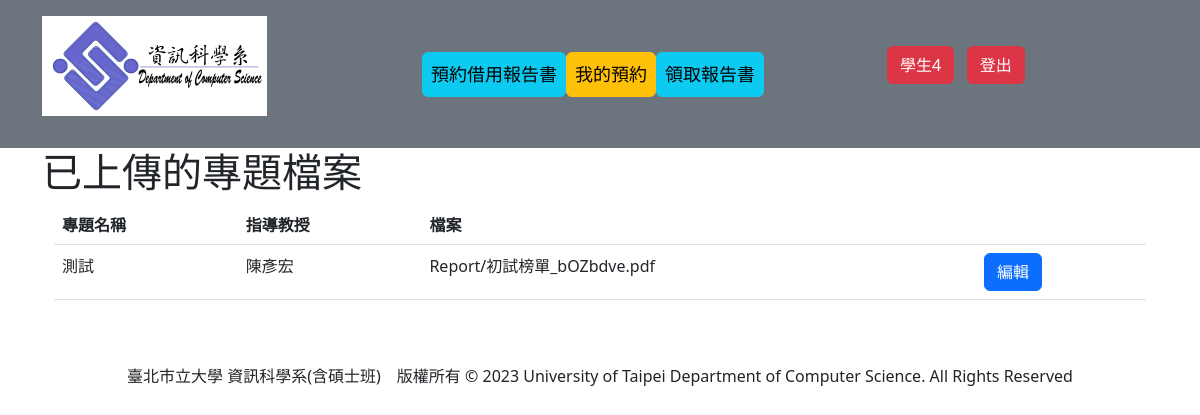
The page /UserProject/5 (signed in) on the database as committed earlier.
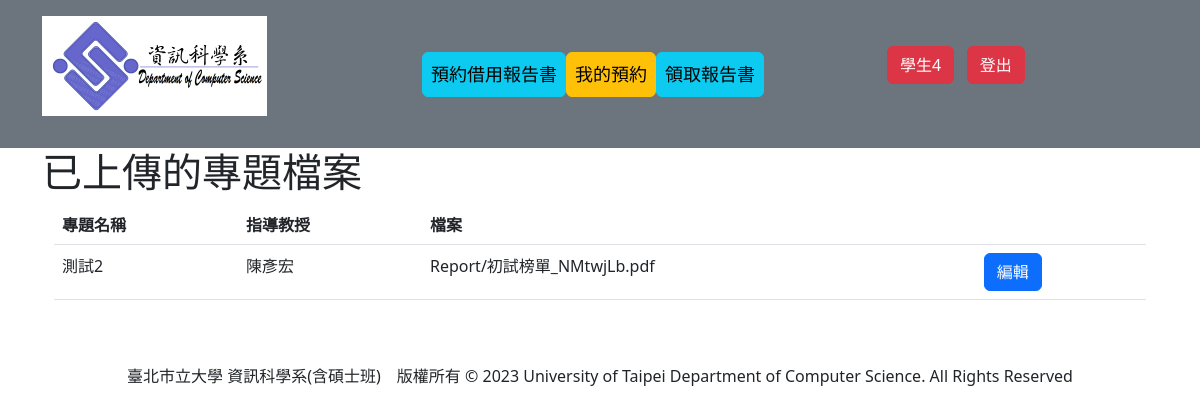
The same page on the database as committed later.
### student/models.py (models this page shows, shortened)
class Project(models.Model):
    user = models.ForeignKey(User, on_delete=models.PROTECT) #誰做這個專題的
    proposal = models.ForeignKey(Proposal, on_delete=models.PROTECT, blank = True, null = True)
    name = models.CharField(max_length = 30) #專題名稱
    report = models.FileField(upload_to = "Report/", default=None)#報告書電子檔
    poster = models.ImageField(upload_to = "Poster/", default=None)#海報或發表證明
    professor = models.CharField(max_length = 5)#指導教授
    FIELD = ((0, '軟體開發及程式設計'),
             (1, '網路及多媒體應用'),
             (2, '系統及演算法開發',))
    field = models.IntegerField(choices=FIELD, default=0)
    postDate = models.DateField(blank=True, null = True)#學位考試日期
    letter = models.FileField(upload_to='Uploaded Files/', blank=True, null=True, default=None)#同意函
    TYPE = ((0, '大學部'),
            (1, '日間碩士班'),
            (2, '碩士在職專班'),)
    type = models.IntegerField(choices=TYPE, default=0)
    POST = ((0, '研討會'),
            (1, '期刊'),)
    post = models.PositiveIntegerField(choices=POST, default = 0, blank=True, null = True)
    seminarDate = models.DateTimeField(blank=True, null = True)#研討會或期刊發行日期
    seminarName = models.CharField(max_length=20, blank=True, null = True)#研討會或期刊名稱
    journalNumber = models.DecimalField(max_digits = 10, decimal_places = 0, blank=True, null = True)#
    STATE = ((0, '專題'),
             (1, '已申請'),
             (2, '已取消'),)
    state = models.IntegerField(choices=STATE, default = 0)
    cancelapplication = models.FileField(upload_to='Cancel/', blank=True, null=True, default=None)
    class Meta:
        ordering = ["user"]

### student/views.py (the view)
# urls.py: path('UserProject/<int:pk>', views.UserProject.as_view(), name='UserProject'),
class UserProject(View):
    def get(self, request, pk):
        project = Project.objects.filter(user = request.user.id)
        context = {
            'project': project,
        }
        return render(request, 'UserProject.html', context)

### templates/UserProject.html
{% extends "layout.html" %}
{% block title %}已上傳的專題檔案{% endblock %}
{% block content %}
    <div class="container">
        <table class="table">
            <thead>
                <th>專題名稱</th>
                <th>指導教授</th>
                <th>檔案</th>
                <th></th>
            </thead>
            <tbody>
                {% for project in project %}
                <tr>
                    <td>{{ project.name }}</td>
                    <td>{{ project.professor }}</td>
                    <td>{{ project.report }}</td>
                    <td><a href="{% url 'EditProject' pk=project.id%}" class="btn btn-primary">編輯</a></td>
                </tr>
                {% endfor %}
            </tbody>
        </table>
    </div>
{% endblock %}

Rows that differ between the two databases and show on the page:
removed Project: name "測試", professor "陳彥宏", report "Report/初試榜單_bOZbdve.pdf"
now on this page (row edited): Project: name "測試2", professor "陳彥宏", report "Report/初試榜單_NMtwjLb.pdf"
